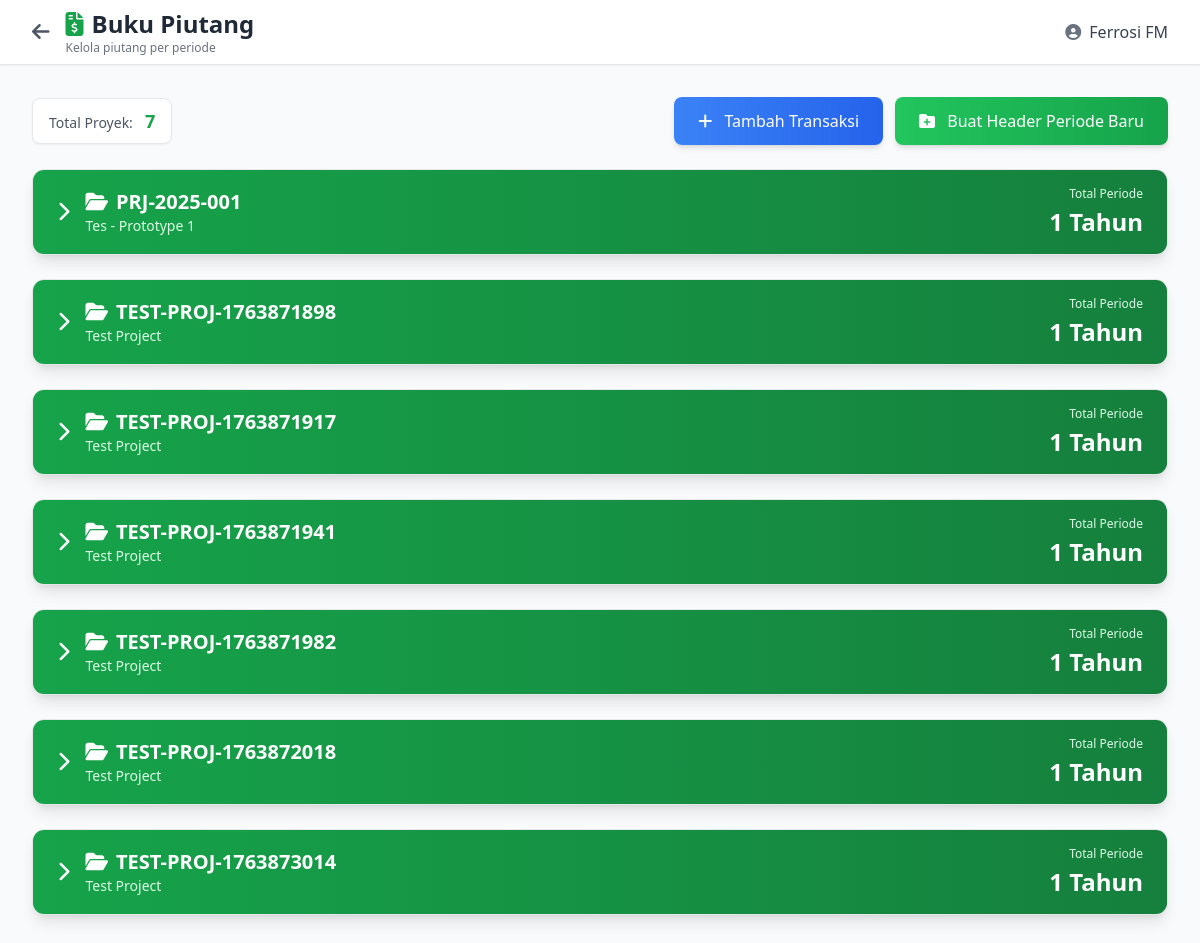
Page /pages/books/buku_piutang.php (signed in) on the committed database.
### tables this page shows
CREATE TABLE `buku_piutang_header` (
  `id_piutang` int(11) NOT NULL,
  `kode_proyek` varchar(50) DEFAULT NULL,
  `periode_bulan` char(2) NOT NULL,
  `periode_tahun` char(4) NOT NULL,
  `exrate` decimal(12,2) DEFAULT 1.00,
  `beginning_balance_idr` decimal(15,2) DEFAULT 0.00,
  `ending_balance_idr` decimal(15,2) DEFAULT 0.00,
  `beginning_balance_usd` decimal(15,2) DEFAULT 0.00,
  `ending_balance_usd` decimal(15,2) DEFAULT 0.00,
  `created_by` int(11) DEFAULT NULL,
  `approved_by` int(11) DEFAULT NULL,
  `catatan_fm` text DEFAULT NULL,
  `status` enum('draft','submitted','approved','rejected') DEFAULT 'draft',
  `tgl_pembuatan` date DEFAULT NULL,
  `tgl_persetujuan` date DEFAULT NULL,
  `created_at` timestamp NOT NULL DEFAULT current_timestamp(),
  `updated_at` timestamp NOT NULL DEFAULT current_timestamp() ON UPDATE current_timestamp()
);

### pages/books/buku_piutang.php (the view, shortened to what this page needs)
<?php
require_once '../../includes/config.php';
$user_name = $_SESSION['user_name'];
$query = "SELECT
    ph.*,
    p.nama_proyek,
    u.nama as creator_name,
    ph.periode_tahun as tahun,
    (SELECT COUNT(*) FROM buku_piutang_detail pd WHERE pd.id_piutang = ph.id_piutang) as total_transactions
FROM buku_piutang_header ph
LEFT JOIN proyek p ON ph.kode_proyek = p.kode_proyek
LEFT JOIN user u ON ph.created_by = u.id_user
ORDER BY ph.kode_proyek, ph.periode_tahun DESC, ph.periode_bulan DESC";
$all_headers = $conn->query($query);
$hierarchical_data = [];
while ($header = $all_headers->fetch_assoc()) {
    $project_code = $header['kode_proyek'];
    $year = $header['tahun'];
    if (!isset($hierarchical_data[$project_code])) {
        $hierarchical_data[$project_code] = [
            'nama_proyek' => $header['nama_proyek'],
            'years' => []
        ];
    }
    if (!isset($hierarchical_data[$project_code]['years'][$year])) {
        $hierarchical_data[$project_code]['years'][$year] = [
            'headers' => []
        ];
    }
    $details_query = "SELECT * FROM buku_piutang_detail WHERE id_piutang = ? ORDER BY tgl_trx DESC, id_detail_piutang DESC";
    $details_stmt = $conn->prepare($details_query);
    $details_stmt->bind_param("i", $header['id_piutang']);
    $details_stmt->execute();
    $details_result = $details_stmt->get_result();
    $details = [];
    while ($detail = $details_result->fetch_assoc()) {
        $details[] = $detail;
    }
    $hierarchical_data[$project_code]['years'][$year]['headers'][] = [
        'header' => $header,
        'details' => $details
    ];
}
?>
<!DOCTYPE html>
<html lang="id">
<head>
    <script src="https://cdn.tailwindcss.com"></script>
    <link rel="stylesheet" href="https://cdnjs.cloudflare.com/ajax/libs/font-awesome/6.4.0/css/all.min.css">
</head>
<body class="bg-gray-50 min-h-screen">
    <header class="bg-white border-b border-gray-200 sticky top-0 z-50 shadow-sm">
        <div class="max-w-7xl mx-auto px-4 sm:px-6 lg:px-8">
            <div class="flex justify-between items-center h-16">
                <div class="flex items-center space-x-4">
                    <a href="../dashboards/dashboard_fm.php" class="text-gray-600 hover:text-gray-800 transition duration-200">
                        <i class="fas fa-arrow-left text-xl"></i>
                    </a>
                    <div>
                        <h1 class="text-2xl font-bold text-gray-800">
                            <i class="fas fa-file-invoice-dollar text-green-600 mr-2"></i>Buku Piutang
                        </h1>
                        <p class="text-xs text-gray-500">Kelola piutang per periode</p>
                    </div>
                </div>
                <span class="text-gray-700 font-medium">
                    <i class="fas fa-user-circle mr-2 text-gray-500"></i><?php echo $user_name; ?>
                </span>
            </div>
        </div>
    </header>
    <main class="max-w-7xl mx-auto px-4 sm:px-6 lg:px-8 py-8">
        <div class="flex justify-between items-center mb-6">
            <div class="flex items-center space-x-4">
                <div class="bg-white px-4 py-2 rounded-lg shadow-sm border border-gray-200">
                    <span class="text-sm text-gray-600">Total Proyek:</span>
                    <span class="ml-2 text-lg font-bold text-green-600"><?php echo count($hierarchical_data); ?></span>
                </div>
            </div>
            <div class="flex space-x-3">
                <button onclick="toggleAddDetailForm()"
                    class="px-6 py-3 bg-gradient-to-r from-blue-500 to-blue-600 text-white rounded-lg hover:from-blue-600 hover:to-blue-700 transition duration-200 font-medium shadow-md hover:shadow-lg">
                    <i class="fas fa-plus mr-2"></i> Tambah Transaksi
                </button>
                <button onclick="toggleCreateForm()"
                    class="px-6 py-3 bg-gradient-to-r from-green-500 to-green-600 text-white rounded-lg hover:from-green-600 hover:to-green-700 transition duration-200 font-medium shadow-md hover:shadow-lg">
                    <i class="fas fa-folder-plus mr-2"></i> Buat Header Periode Baru
                </button>
            </div>
        </div>
        <div class="space-y-6">
            <?php if (empty($hierarchical_data)): ?>
                <div class="bg-white rounded-xl shadow-md p-12 text-center border border-gray-200">
                    <i class="fas fa-inbox text-gray-300 text-6xl mb-4"></i>
                    <h3 class="text-xl font-semibold text-gray-600 mb-2">Belum Ada Data</h3>
                    <p class="text-gray-500">Buat header periode dan tambahkan transaksi untuk memulai pencatatan buku piutang</p>
                </div>
            <?php else: ?>
                <?php foreach ($hierarchical_data as $project_code => $project_data): ?>
                    <div class="bg-white rounded-xl shadow-lg border border-gray-200 overflow-hidden">
                        <div class="bg-gradient-to-r from-green-600 to-green-700 px-6 py-4 cursor-pointer hover:from-green-700 hover:to-green-800 transition duration-200"
                             onclick="toggleAccordion('project-<?php echo $project_code; ?>')">
                            <div class="flex justify-between items-center">
                                <div class="flex items-center space-x-4">
                                    <i class="fas fa-chevron-right rotate-icon text-white text-xl" id="icon-project-<?php echo $project_code; ?>"></i>
                                    <div>
                                        <h2 class="text-xl font-bold text-white">
                                            <i class="fas fa-folder-open mr-2"></i><?php echo $project_code; ?>
                                        </h2>
                                        <p class="text-green-100 text-sm"><?php echo $project_data['nama_proyek']; ?></p>
                                    </div>
                                </div>
                                <div class="text-white text-right">
                                    <p class="text-xs text-green-100 mb-1">Total Periode</p>
                                    <p class="text-2xl font-bold"><?php echo count($project_data['years']); ?> Tahun</p>
                                </div>
                            </div>
                        </div>
                    </div>
                <?php endforeach; ?>
            <?php endif; ?>
        </div>
    </main>
</body>
</html>

### pages/books/buku_piutang.php (style rules this page uses)
.rotate-icon { transition: transform 0.3s ease; }

### rows in the picture
buku_piutang_header: kode_proyek "TEST-PROJ-1763873014", nama_proyek "Test Project", count($project_data['years']) "1"

### other values in the picture
$user_name "Ferrosi FM"
count($hierarchical_data) "7"
$project_code "PRJ-2025-001"
$project_data['nama_proyek'] "Tes - Prototype 1"
count($project_data['years']) "1"
$project_code "TEST-PROJ-1763871898"
$project_data['nama_proyek'] "Test Project"
$project_code "TEST-PROJ-1763871917"
$project_code "TEST-PROJ-1763871941"
$project_code "TEST-PROJ-1763871982"
$project_code "TEST-PROJ-1763872018"
